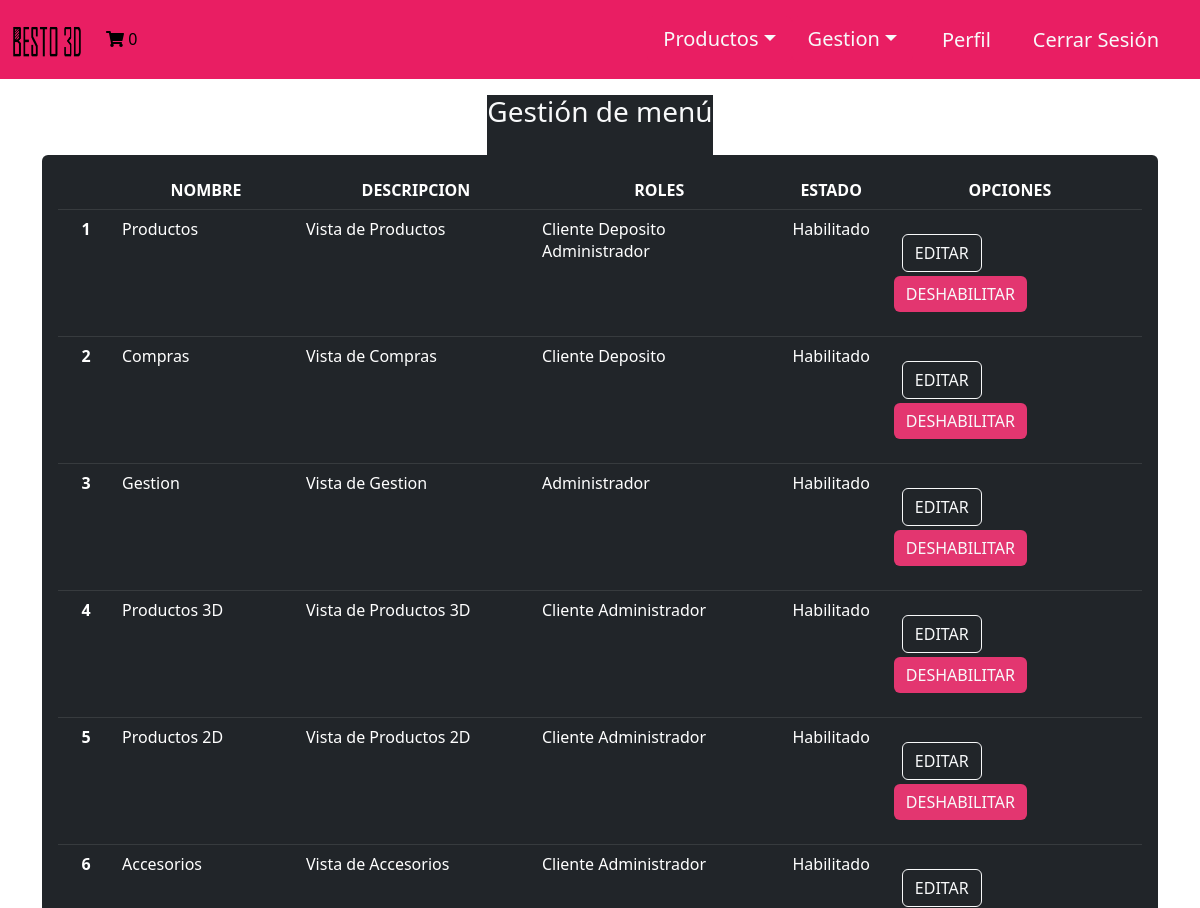
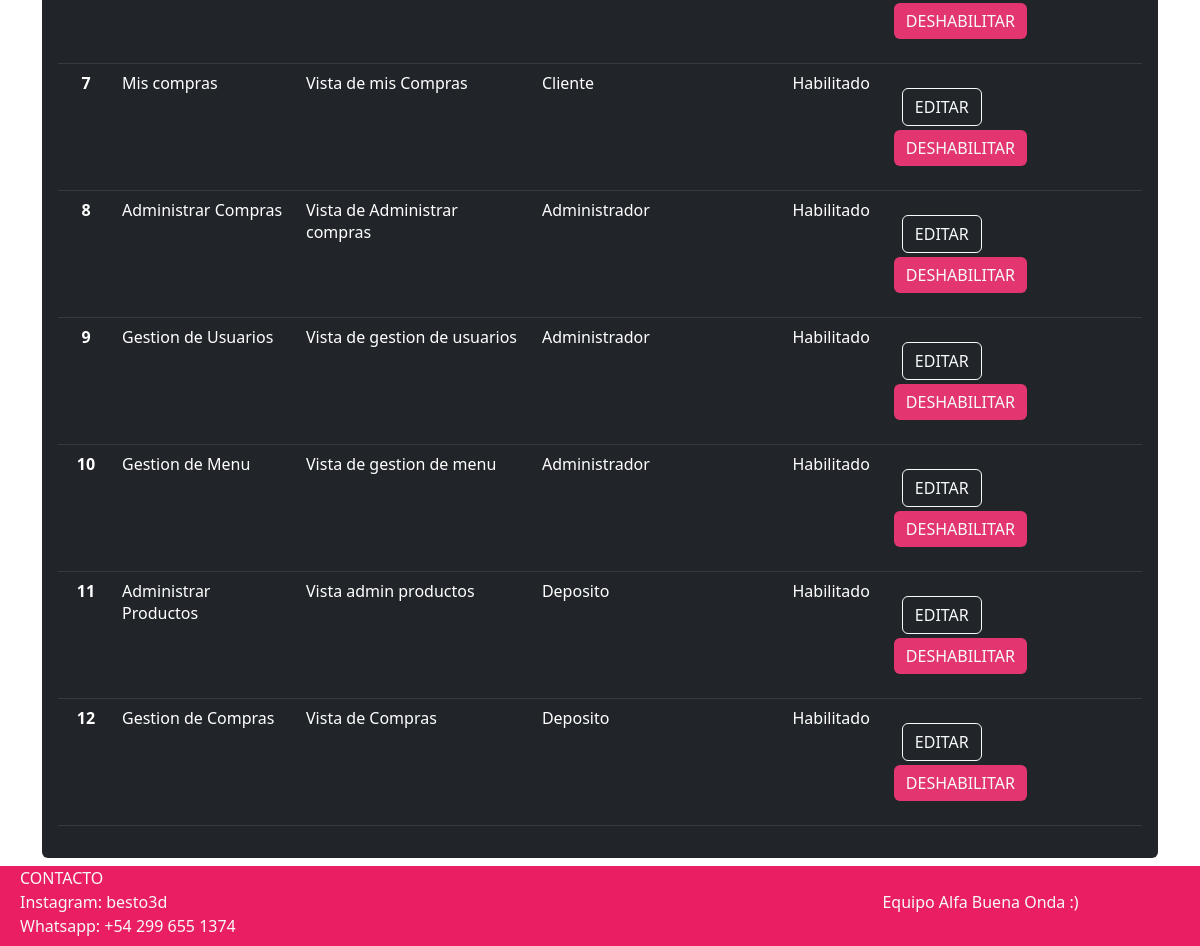
The app's page /Vista/GestionMenu.php (signed in) with its own data (2 pictures, top to bottom).
### tables this page shows
CREATE TABLE `menu` (
  `idmenu` bigint(20) NOT NULL,
  `menombre` varchar(50) NOT NULL COMMENT 'Nombre del item del menu',
  `medescripcion` varchar(124) NOT NULL COMMENT 'Descripcion mas detallada del item del menu',
  `idpadre` bigint(20) DEFAULT NULL COMMENT 'Referencia al id del menu que es subitem',
  `medeshabilitado` timestamp NULL DEFAULT NULL COMMENT 'Fecha en la que el menu fue deshabilitado por ultima vez',
  `script` varchar(200) DEFAULT NULL COMMENT 'Script que hace referencia a la vista del menu.'
);

CREATE TABLE `rol` (
  `idrol` bigint(20) NOT NULL,
  `rodescripcion` varchar(50) NOT NULL
);

### Util/funciones.php (called while the page is built, shortened)
<?php
spl_autoload_register(function ($class_name){
    $directorys = array(
        $GLOBALS['ROOT'].'Modelo/',
        $GLOBALS['ROOT'].'Modelo/Conector/',
        $GLOBALS['ROOT'].'Control/',
    );
    foreach($directorys as $directory){
        if(file_exists($directory.$class_name . '.php')){
            return;
        }
    }
});
?>

### Control/Session.php (called while the page is built, shortened)
<?php
include_once 'AbmUsuario.php';
class Session
{
    public function activa()
    {
        $activa = false;
        if (isset($_SESSION['usnombre'])) {
            $activa = true;
        }
        return $activa;
    }
    public function getUsuario()
    {
        $abmUsuario = new AbmUsuario();
        $where = ['idusuario' => $_SESSION['idusuario']];
        $listaUsuarios = $abmUsuario->buscar($where);
        if ($listaUsuarios >= 1) {
            $usuarioLog = $listaUsuarios[0];
        }
        return $usuarioLog;
    }
    public function getRoles()
    {
        $usuarioActual = $this->getUsuario();
        $objC_UsuarioRol = new C_Usuariorol();
        $param = ['idusuario' => $usuarioActual->getIdusuario()];
        $listaRoles = $objC_UsuarioRol->buscar($param);
        return $listaRoles;
    }
   public function esAdmin()
    {
        $arrayRoles = $this->getRoles();
        $esAdmin = false;
        $i = 0;
        while ($i < count($arrayRoles) && !$esAdmin) {
            if ($arrayRoles[$i]->getIdrol()->getIdrol() == 1) {
                $esAdmin = true;
            }
            $i++;
        }
        return $esAdmin;
    }
    public function tienePermisos($pagina){
       $tienePermisos = false;
       if ($this->activa()){
        $tienePermisos=true;
       } else {
        $tienePermisos=false;
       }
       if($this->esAdmin() && $pagina=="Admin"){
        $tienePermisos=true;
       } elseif ($this->esDeposito() && $pagina="Deposito"){
        $tienePermisos=true;
       } else {
        $tienePermisos=false;
       }
       return $tienePermisos;
    }
}

### Modelo/Usuario.php (called while the page is built, shortened)
<?php
class Usuario
{
    private $idusuario;
    public function __construct()
    {
        $this->idusuario = "";
    }
    public function getidusuario()
    {
        return $this->idusuario;
    }
    public function setidusuario($valor)
    {
        $this->idusuario = $valor;
    }
    public static function listar($parametro = "")
    {
        $arreglo = array();
        $base = new BaseDatos();
        $sql = "SELECT * FROM Usuario ";
        if ($parametro != "") {
            $sql .= 'WHERE ' . $parametro;
        }
        $res = $base->Ejecutar($sql);
        if ($res > -1) {
            if ($res > 0) {
                while ($row = $base->Registro()) {
                    $obj = new Usuario();
                    $obj->setear($row['idusuario'], $row['usnombre'], $row['uspass'], $row['usmail'], $row['usdeshabilitado']);
                    array_push($arreglo, $obj);
                }
            }
        } else {
        }
        return $arreglo;
    }
}

### Modelo/Conector/BaseDatos.php (called while the page is built, shortened)
<?php
class BaseDatos extends PDO {
  	private $conec;
  	private $indice;
  	private $resultado;
    public function __construct(){
        $this->indice =0;
        try {
           $this->conec=true;
        }catch (PDOException $e) {
            $this->sql = $e->getMessage();
            $this->conec=false;
        }
    }
    public function Iniciar(){
        return $this->getConec();
    }
    public function getConec(){
        return $this->conec;
    }
    public function setSQL($e){
        return "\n".$this->sql = $e;
    }
    public function Ejecutar($sql){
        if ( stristr($sql,"select")){
            $resp =  $this->EjecutarSelect($sql);
        }
        return $resp;
   }
   private function EjecutarSelect($sql){
       $cant = -1;
       $resultado=parent::query($sql);
       if(!$resultado){
           $this->analizarDebug();
       }else {
          $arregloResult = $resultado->fetchAll();
          $cant = count($arregloResult);
       }
       return $cant;
   }
   public function Registro() {
       $filaActual = false;
       $indiceActual = $this->getIndice();
       if ($indiceActual>=0) {
           $filas = $this->getResultado();
           if($indiceActual<count($filas)){
               $filaActual =  $filas[$indiceActual];
           }else {
               $this->setIndice(-1);
           }
       }
       return $filaActual;
   }
   private function setIndice ($valor){
       $this->indice = $valor;
   }
   private function getIndice (){
       return $this->indice;
   }
   private function setResultado($valor){
       $this->resultado = $valor;
   }
   private function getResultado(){
      return $this->resultado;
   }
}

### Control/AbmUsuario.php (called while the page is built, shortened)
<?php
class AbmUsuario
{
    public function buscar($param)
    {
        $where = " true ";
        if ($param <> NULL) {
            if (isset($param['idusuario']))
                $where .= " and idusuario =" . $param['idusuario'];
        }
        $arreglo = Usuario::listar($where);
        return $arreglo;
    }
}

### Modelo/UsuarioRol.php (called while the page is built, shortened)
<?php
include_once '../Modelo/Conector/BaseDatos.php';
class UsuarioRol
{
    public function buscar($idusuariorol)
    {
        $base = new BaseDatos();
        $resp = false;
        $sql = "SELECT * FROM usuarioRol WHERE idusuariorol = '" . $idusuariorol . "'";
        if ($base->Iniciar()) {
            if ($base->Ejecutar($sql)) {
                if ($row2 = $base->Registro()) {
                    $rol = new Rol();
                    $rol->buscar($row2['idrol']);
                    $resp = true;
                }
            } else {
                $this->setMensaje($base->getError());
            }
        } else {
            $this->setMensaje($base->getError());
        }
        return $resp;
    }
    public function listar($condicion = '')
    {
        $array = null;
        $base = new BaseDatos();
        $sql =  "select * from usuariorol";
        if ($condicion != '') {
            $sql = $sql . ' where ' . $condicion;
        }
        if ($base->Iniciar()) {
            if ($base->Ejecutar($sql)) {
                $array = array();
                while ($row2 = $base->Registro()) {
                    $objusuarioRol = new usuarioRol();
                    $objusuarioRol->buscar($row2['idusuariorol']);
                    $array[] = $objusuarioRol;
                }
            } else {
                $this->setMensaje($base->getError());
            }
        } else {
            $this->setMensaje($base->getError());
        }
        return $array;
    }
}

### Control/C_Usuariorol.php (called while the page is built, shortened)
<?php
include_once '../Modelo/Usuariorol.php';
class C_Usuariorol
{
    public function buscar($param){
        $where = " true ";
        if ($param<>NULL){
            $where .= '';
            if  (isset($param['idusuario']))
                    $where.=" and idusuario ='".$param['idusuario']."'";
        }
        $obj = new Usuariorol();
        $arreglo =  $obj->listar($where);
        return $arreglo;
    }
}

### Modelo/Rol.php (called while the page is built, shortened)
<?php
include_once '../Modelo/Conector/BaseDatos.php';
class Rol
{
    public function buscar($idrol)
    {
        $base = new BaseDatos();
        $resp = false;
        $sql = "SELECT * FROM rol WHERE idrol = '" . $idrol . "'";
        if ($base->Iniciar()) {
            if ($base->Ejecutar($sql)) {
                if ($row2 = $base->Registro()) {
                    $resp = true;
                }
            } else {
                $this->setMensaje($base->getError());
            }
        } else {
            $this->setMensaje($base->getError());
        }
        return $resp;
    }
}

### Modelo/Menu.php (called while the page is built, shortened)
<?php
include_once '../Modelo/conector/BaseDatos.php';
class Menu
{
    public function buscar($idmenu)
    {
        $base = new BaseDatos();
        $resp = false;
        $sql = "SELECT * FROM menu WHERE idmenu = '" . $idmenu . "'";
        if ($base->Iniciar()) {
            if ($base->Ejecutar($sql)) {
                if ($row2 = $base->Registro()) {
                    $resp = true;
                }
            } else {
                $this->setMensaje($base->getError());
            }
        } else {
            $this->setMensaje($base->getError());
        }
        return $resp;
    }
    public function listar($condicion = '')
    {
        $array = null;
        $base = new BaseDatos();
        $sql =  "select * from menu";
        if ($condicion != '') {
            $sql = $sql . ' where ' . $condicion;
        }
        if ($base->Iniciar()) {
            if ($base->Ejecutar($sql)) {
                $array = array();
                while ($row2 = $base->Registro()) {
                    $objMenu = new Menu();
                    $objMenu->buscar($row2['idmenu']);
                    $array[] = $objMenu;
                }
            } else {
                $this->setMensaje($base->getError());
            }
        } else {
            $this->setMensaje($base->getError());
        }
        return $array;
    }
}

### Control/C_Menu.php (called while the page is built, shortened)
<?php
include_once '../Modelo/Menu.php';
class C_Menu
{
    public function buscar($param)
    {
        $where = " true ";
        $obj = new Menu();
        $arreglo =  $obj->listar($where);
        return $arreglo;
    }
}

### Vista/GestionMenu.php (the view, shortened to what this page needs)
<?php
include_once("Common/Header.php");
$pagina="Admin";
if ($sesion->tienePermisos($pagina)){
        $objC_Menu = new C_Menu();
        $menues = $objC_Menu->buscar(NULL);
        $cantidadMenues = count($menues);
        $i = 0;
?>
<div class="container">
        <div class="display-1 text-light  text-center mt-3 bg-dark" id="titulo"><h3>Gesti&oacute;n de men&uacute;</h3></div>
        <div class="rounded p-3 mb-2 bg-dark text-white">
            <table class="table table-dark table-hover p-5">
                <thead class="text-center">
                    <tr>
                        <th scope="col-4"><MENU></MENU></th>
                        <th scope="col-4">NOMBRE</th>
                        <th scope="col-4">DESCRIPCION</th>
                        <th scope="col-4">ROLES</th>
                        <th scope="col-6">ESTADO</th>
                        <th scope="col-6">OPCIONES</th>
                    </tr>
                </thead>
                <tbody>
                    <?php
                    while ($i < $cantidadMenues) {
                    ?>
                        <tr>
                                <th scope="row" class="text-center"><?php echo $i + 1 ?></th>
                                <td><?php echo $menues[$i]->getMenombre() ?></td>
                                <td> <?php echo $menues[$i]->getMedescripcion() ?> </td>
                                <td> <?php
                                                $objMeRol = new C_Menurol();
                                                $rolesMenu = $objMeRol->buscar(['idmenu' => $menues[$i]->getIdmenu()]);
                                                foreach ($rolesMenu as $rolMenu) {
                                                        echo $rolMenu->getIdrol()->getRodescripcion() . " ";
                                                }
                                                ?>
                                        </td>
                                <td class="text-center"> <?php echo $menues[$i]->getMedeshabilitado() == NULL || $menues[$i]->getMedeshabilitado() == '0000-00-00 00:00:00' ? "Habilitado" : "Deshabilitado"; ?> </td>
                                <td>
                                        <form method='post' action='EditarMenu.php' id="'<?php echo $menues[$i]->getIdmenu() ?>">
                                        <button type="submit" class="ms-3 mt-3 text-decoration-none btn btn-outline-light"> EDITAR </button>
                                        <?php echo $menues[$i]->getMedeshabilitado() == NULL || $menues[$i]->getMedeshabilitado() == '0000-00-00 00:00:00' ?
                                                "<button type='button' class='mx-2 mt-1 text-decoration-none btn deshabilitar text-light' id='botonModal'>
                                DESHABILITAR
                                </button>" :
                                                "<button type='button' class='mx-2 mb-1 text-decoration-none btn habilitar text-light' id='botonModal'>
                                HABILITAR
                                </button>";
                                        ?>
                                        </form>
                                </td>
                        </tr>
                    <?php
                        $i++;
                    } ?>
                </tbody>
            </table>
        </div>
</div>
<?php
include_once("Common/Footer.php");
} else {
        ?>
            <script>
                window.location.href = "/TP-Final-Dinamica/Vista/Home.php";
            </script>
        <?php
        }
        ?>

### Vista/Common/Menu.php (shortened to what this page needs)
<?php
if ($sesion->activa()) {
    $idRoles = $sesion->getRoles();
    $objMenuRol = new C_Menurol();
    $menues = $objMenuRol->menuesByIdRol($idRoles);
    foreach ($menues as $itemMenu) {
        $htmlHijos = [];
        if ($itemMenu->getIdpadre() == NULL) {
            foreach ($menues as $menu) {
                if ($menu->getIdpadre() == $itemMenu->getIdmenu()) {
                    $htmlHijos[] = "<li><a class='dropdown-item text-light' href=" . $menu->getScript() . ">{$menu->getMenombre()}</a></li>";
                }
            }
            if (count($htmlHijos) > 0) {
                $htmlItemMenu = "<li class='nav-item dropdown'><a class= 'nav-link dropdown-toggle text-light fs-5' data-bs-toggle='dropdown' href='#' role='button' aria-expanded='false' id='dropdownMenu'>{$itemMenu->getMenombre()}</a>";
                $htmlDesplegable = "<ul class='dropdown-menu'id='dropdownMenu'> ";
                foreach ($htmlHijos as $item) {
                    $htmlDesplegable = $htmlDesplegable . $item;
                }
                $htmlDesplegable = $htmlDesplegable . "</ul>";
                $htmlItemMenu = $htmlItemMenu . $htmlDesplegable . "</li>";
            } else {
                $htmlItemMenu = "<li class='nav-item'><a class='nav-link text-light' href='#'>{$itemMenu->getMenombre()}</a></li>";
            }
            $arrayItemsMenu[] = $htmlItemMenu;
        } else {
        }
    }
    $htmlCompleto = "<ul class='nav nav-pills text-light' id='navbarHeader'>";
    foreach ($arrayItemsMenu as $item) {
        $htmlCompleto = $htmlCompleto . $item;
    }
    $htmlCompleto = $htmlCompleto . "</ul>";
    $htmlMenu = $htmlCompleto . "<div class='col align-self-end'><a href='Perfil.php'><button class='btn text-light mx-3 fs-5'>Perfil</button></a><a href='cerrarSesion.php'><button class='btn text-light fs-5'>Cerrar Sesi&oacute;n</button></a></div>";
}
?>
<div class="navbar mx-3" id="">
    <?php echo $htmlMenu ?>
</div>

### Vista/Assets/css/Estilos.css (style rules this page uses)
body { background-image: url("../Img/fondo.png"); width: 100vw; background-size: cover; min-height: 100vh; max-width: 100%; margin: 0 auto; }
#dropdownMenu { background-color: #e91e63; }
#botonModal { background-color: #e33670; border: none; }
#titulo { display: block; margin-left: auto; margin-right: auto; width: fit-content; height: 60px; }

### records on screen
menu: menombre "Productos"
menu: menombre "Gestion", medescripcion "Vista de Gestion", shows "Habilitado", shows "DESHABILITAR"
rol: idrol.menombre "Productos", idrol.medescripcion "Vista de Productos", rodescripcion "Administrador", shows "Habilitado", shows "DESHABILITAR"
rol: rodescripcion "Cliente"
rol: rodescripcion "Deposito"
menu: menombre "Compras", medescripcion "Vista de Compras", shows "Habilitado", shows "DESHABILITAR"
menu: menombre "Productos 3D", medescripcion "Vista de Productos 3D", shows "Habilitado", shows "DESHABILITAR"
menu: menombre "Productos 2D", medescripcion "Vista de Productos 2D", shows "Habilitado", shows "DESHABILITAR"
menu: menombre "Accesorios", medescripcion "Vista de Accesorios", shows "Habilitado", shows "DESHABILITAR"
menu: menombre "Mis compras", medescripcion "Vista de mis Compras", shows "Habilitado", shows "DESHABILITAR"
menu: menombre "Administrar Compras", medescripcion "Vista de Administrar compras", shows "Habilitado", shows "DESHABILITAR"
menu: menombre "Gestion de Usuarios", medescripcion "Vista de gestion de usuarios", shows "Habilitado", shows "DESHABILITAR"
menu: menombre "Gestion de Menu", medescripcion "Vista de gestion de menu", shows "Habilitado", shows "DESHABILITAR"
menu: menombre "Administrar Productos", medescripcion "Vista admin productos", shows "Habilitado", shows "DESHABILITAR"
menu: menombre "Gestion de Compras", medescripcion "Vista de Compras", shows "Habilitado", shows "DESHABILITAR"

### other values on screen
$totalcantidad "0"
